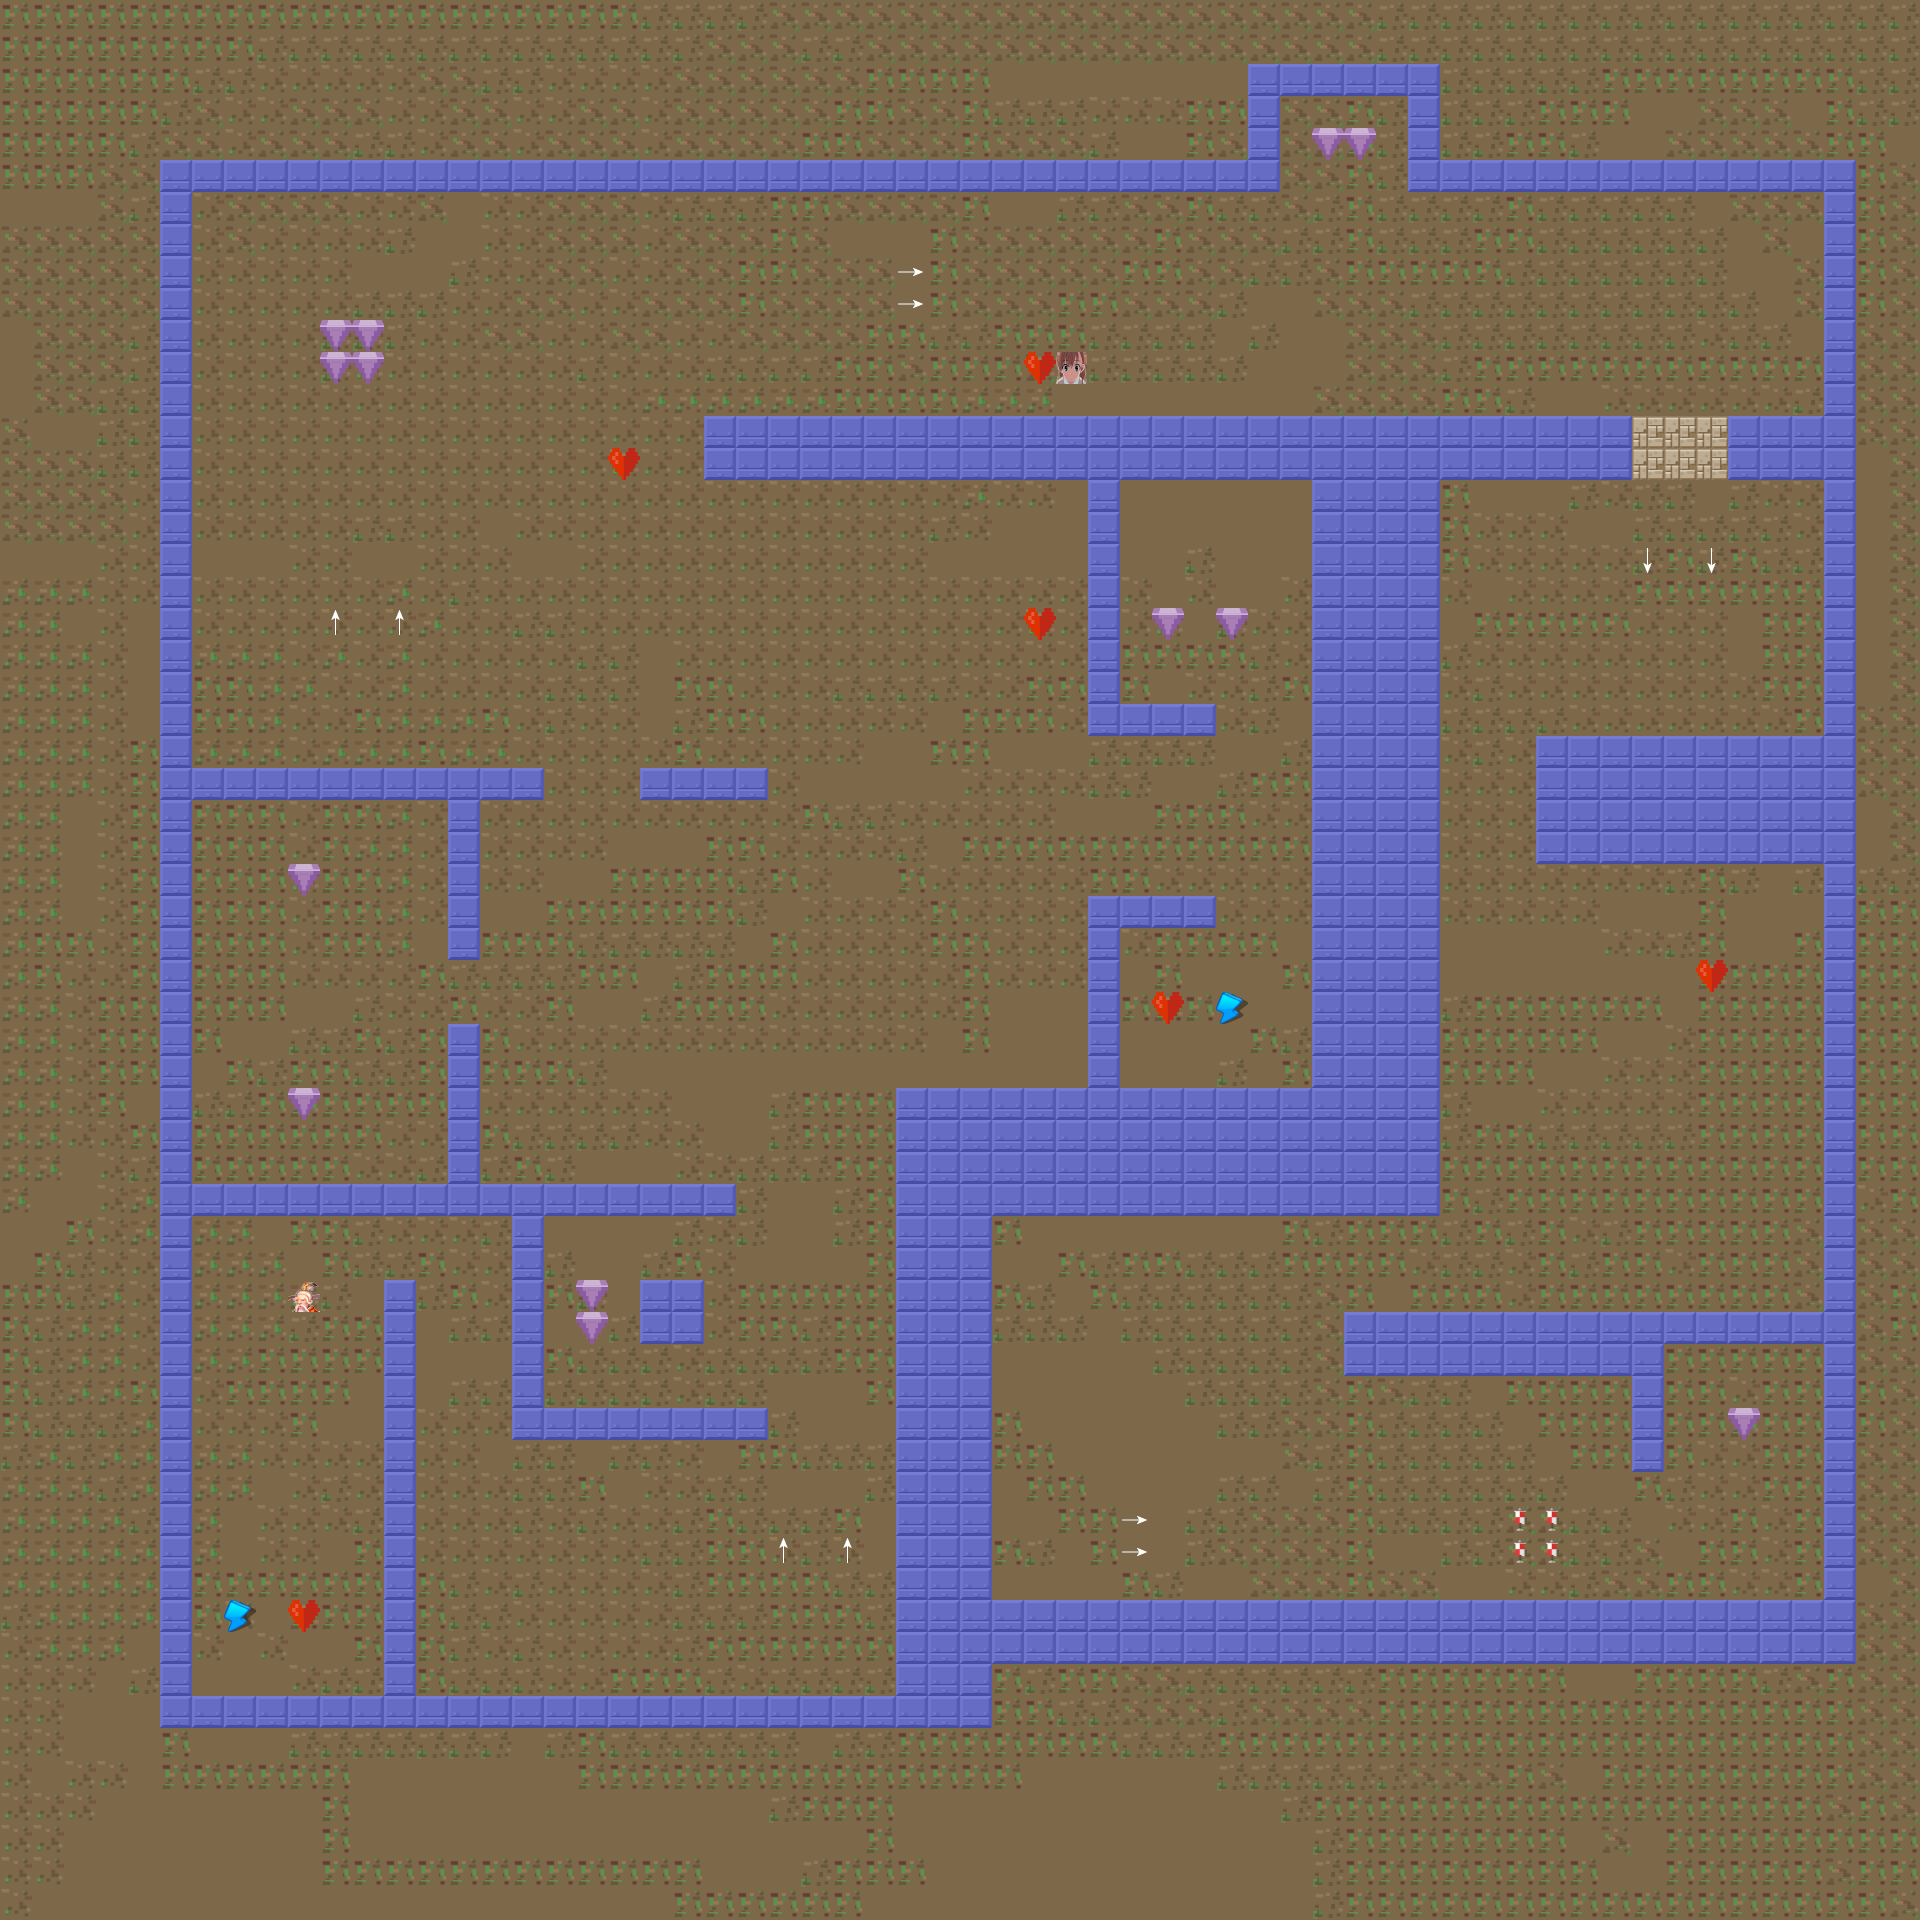

Tiled map render using the project's own tile images. Description and the map definition, with tile-layer contents summarised, below:
An orthogonal 60x60 tile map with 32x32 px tiles, 8 tile layers (background, tip, end, npc, ...), 6 tilesets and 11 objects (2x 1, 2x 2, 2x 4, 2x 3, 2x 5, ...).

<map version="1.0" tiledversion="1.1.5" orientation="orthogonal" renderorder="right-down" width="60" height="60" tilewidth="32" tileheight="32" infinite="0" nextobjectid="20">
 <tileset firstgid="1" name="ownFinal" tilewidth="32" tileheight="32" tilecount="100" columns="10">
  <image source="ownFinal.png" width="320" height="320" />
  <tile id="20">
   <properties>
    <property name="isCollectablePoint" value="true" />
   </properties>
  </tile>
  <tile id="91">
   <properties>
    <property name="isEnd" value="true" />
   </properties>
  </tile>
 </tileset>
 <tileset firstgid="101" name="collidable_tiles" tilewidth="32" tileheight="32" tilecount="1" columns="1">
  <image source="collidable_tiles.jpg" width="32" height="32" />
  <tile id="0">
   <properties>
    <property name="isCollidable" value="true" />
   </properties>
  </tile>
 </tileset>
 <tileset firstgid="102" name="heart" tilewidth="32" tileheight="32" tilecount="1" columns="1">
  <image source="heart.png" width="32" height="32" />
  <tile id="0">
   <properties>
    <property name="isCollectableHeart" value="true" />
   </properties>
  </tile>
 </tileset>
 <tileset firstgid="103" name="npc" tilewidth="32" tileheight="32" tilecount="2" columns="1">
  <image source="npc.png" width="32" height="64" />
  <tile id="0">
   <properties>
    <property name="isTalktoOld" value="true" />
   </properties>
  </tile>
  <tile id="1">
   <properties>
    <property name="isTalktoPao" value="true" />
   </properties>
  </tile>
 </tileset>
 <tileset firstgid="105" name="speed" tilewidth="32" tileheight="32" tilecount="1" columns="1">
  <image source="speed.png" width="32" height="32" />
  <tile id="0">
   <properties>
    <property name="isCollectableSpeed" value="true" />
   </properties>
  </tile>
 </tileset>
 <tileset firstgid="106" name="final2" tilewidth="32" tileheight="32" tilecount="100" columns="10">
  <image source="final2.png" width="320" height="320" />
 </tileset>
 <layer name="background" width="60" height="60">
  <data>[3600 cells, 3590 non-empty, 8 distinct tile ids]</data>
 </layer>
 <layer name="tip" width="60" height="60">
  <data>[3600 cells, 10 non-empty, 3 distinct tile ids]</data>
 </layer>
 <layer name="end" width="60" height="60">
  <data>[3600 cells, 4 non-empty, 1 distinct tile ids]</data>
 </layer>
 <layer name="npc" width="60" height="60">
  <data>[3600 cells, 2 non-empty, 2 distinct tile ids]</data>
 </layer>
 <layer name="heart" width="60" height="60">
  <data>[3600 cells, 6 non-empty, 1 distinct tile ids]</data>
 </layer>
 <layer name="diamond" width="60" height="60">
  <data>[3600 cells, 13 non-empty, 1 distinct tile ids]</data>
 </layer>
 <layer name="speed" width="60" height="60">
  <data>[3600 cells, 2 non-empty, 1 distinct tile ids]</data>
 </layer>
 <layer name="barriers" width="60" height="60" opacity="0.64">
  <data>[3600 cells, 640 non-empty, 1 distinct tile ids]</data>
 </layer>
 <objectgroup name="player">
  <object id="1" name="startPoint" x="291.515" y="1516.36">
   <point />
  </object>
 </objectgroup>
 <objectgroup name="monsterSp1">
  <object id="4" name="1" x="398.636" y="456.909">
   <point />
  </object>
  <object id="6" name="2" x="638.061" y="1006.73">
   <point />
  </object>
  <object id="15" name="4" x="1675.76" y="284.848">
   <point />
  </object>
  <object id="17" name="3" x="1675.76" y="345.455">
   <point />
  </object>
  <object id="19" name="5" x="763.636" y="284.848">
   <point />
  </object>
 </objectgroup>
 <objectgroup name="monsterSp2">
  <object id="9" name="1" x="965.394" y="761.273">
   <point />
  </object>
  <object id="10" name="2" x="963.909" y="858.788">
   <point />
  </object>
  <object id="11" name="4" x="657.576" y="1506.42">
   <point />
  </object>
  <object id="12" name="3" x="657.576" y="1605.33">
   <point />
  </object>
  <object id="13" name="5" x="1630.3" y="1163.64">
   <point />
  </object>
 </objectgroup>
</map>
